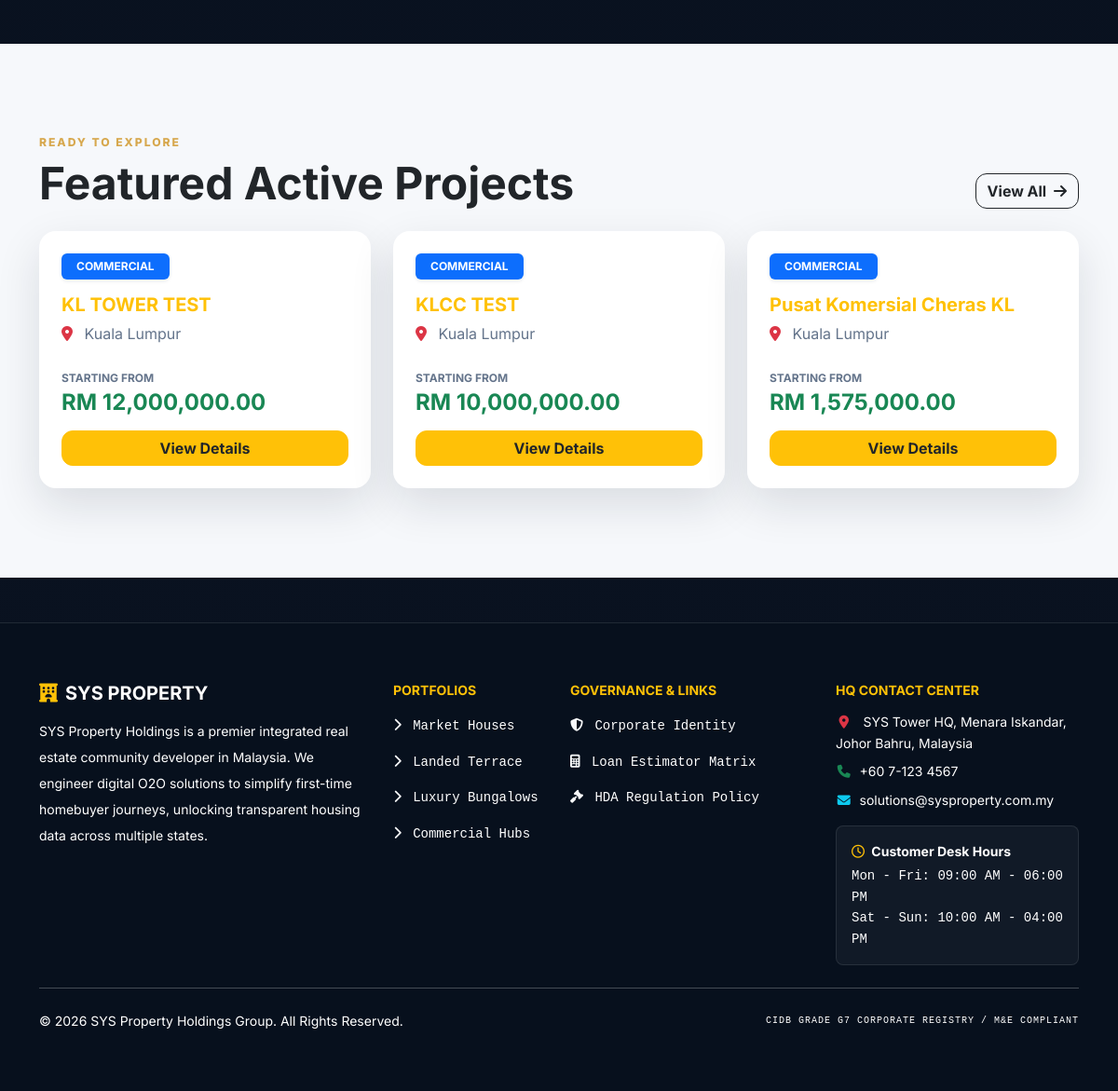
Before: / (lower part) with the older database file.
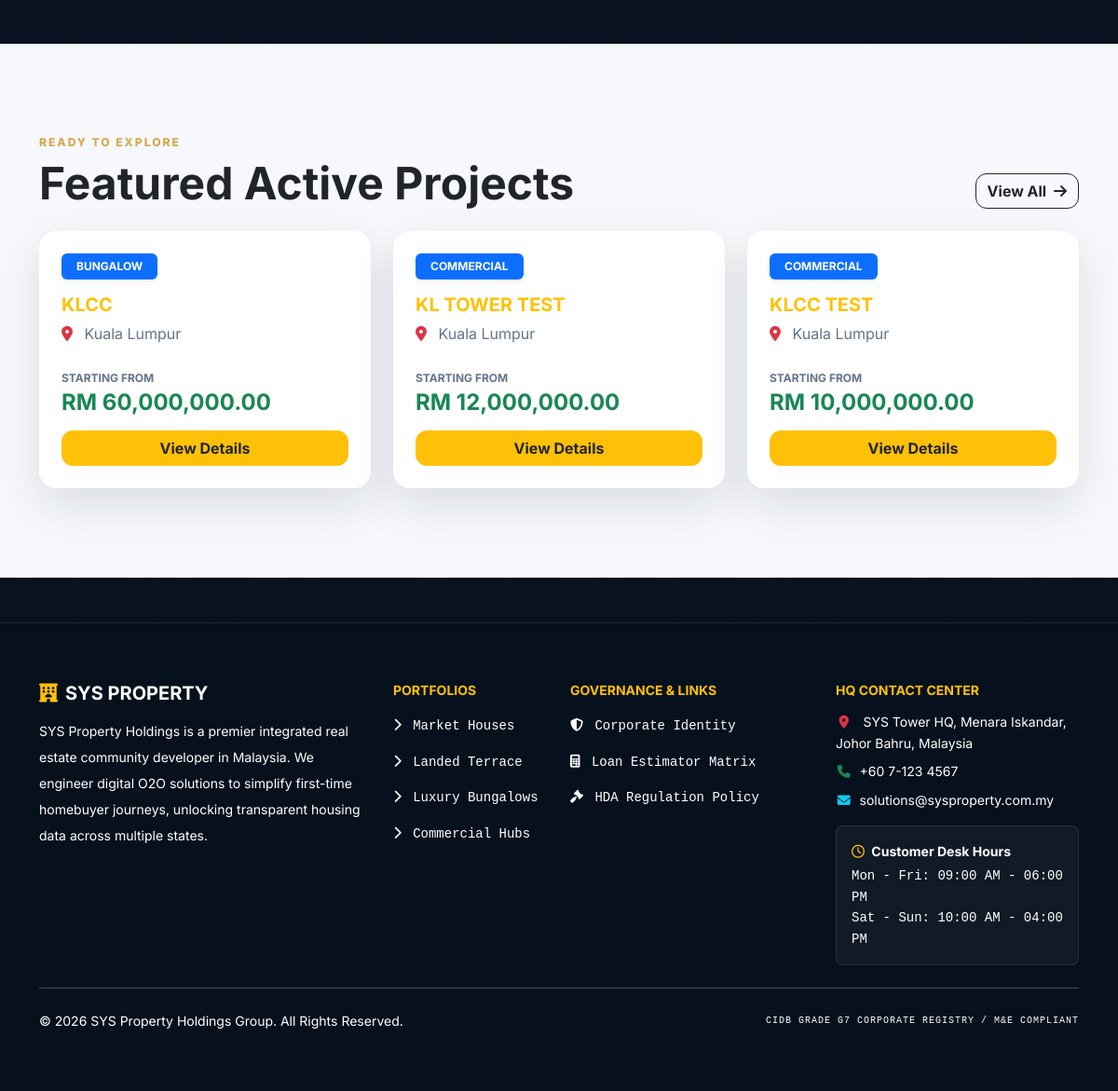
After: the same page with the newer database file.
### tables this page shows
CREATE TABLE `properties` (
  `property_id` int(11) NOT NULL,
  `property_code` varchar(20) NOT NULL,
  `project_name` varchar(255) NOT NULL,
  `state` varchar(100) NOT NULL,
  `property_type` enum('AFFORDABLE','TERRACE','BUNGALOW','COMMERCIAL','APARTMENT') NOT NULL,
  `price` decimal(12,2) NOT NULL,
  `total_units` int(11) NOT NULL,
  `built_up_sqft` int(11) NOT NULL,
  `income_limit_rm` decimal(10,2) DEFAULT NULL,
  `status` enum('ACTIVE','SOLD_OUT','ARCHIVED') NOT NULL DEFAULT 'ACTIVE',
  `image_filename` varchar(255) NOT NULL,
  `image_search_keyword` varchar(255) NOT NULL,
  `is_affordable` tinyint(1) NOT NULL DEFAULT 0
);

### index.php (the view, shortened to what this page needs)
<?php
$catalog_link = 'login.php';
include 'includes/header.php';
?>
<section class="bg-light py-5">
    <div class="container my-5">
        <div class="d-flex flex-wrap justify-content-between align-items-end gap-3 mb-4">
            <div>
                <div class="section-kicker mb-2">Ready to explore</div>
                <h2 class="section-title text-dark fw-bold mb-0">Featured Active Projects</h2>
            </div>
            <a href="<?php echo $catalog_link; ?>" class="btn btn-outline-dark">View All <i class="fas fa-arrow-right ms-1"></i></a>
        </div>
        <div class="row g-4">
        <?php
        if(isset($conn)) {
            $sql = "SELECT property_id, project_name, state, property_type, price FROM properties WHERE status = 'ACTIVE' ORDER BY property_id DESC LIMIT 3";
            $result = $conn->query($sql);
            if ($result && $result->num_rows > 0) {
                while ($row = $result->fetch_assoc()) {
                    $formatted_price = number_format($row['price'], 2);
                    $detail_link = $catalog_link === 'login.php' ? 'login.php' : (isset($_SESSION['role']) && $_SESSION['role'] === 'CUSTOMER' ? 'customer/property_detail.php?id='.$row['property_id'] : 'property_detail.php?id='.$row['property_id']);
                    echo '<div class="col-md-4">';
                    echo '<div class="card h-100 border-0 hover-card">';
                    echo '<div class="card-body p-4 d-flex flex-column">';
                    echo '<div><span class="badge bg-primary mb-3 px-3 py-2 shadow-sm">'. htmlspecialchars($row['property_type']). '</span></div>';
                    echo '<h5 class="card-title fw-bold text-warning mb-2">'. htmlspecialchars($row['project_name']). '</h5>';
                    echo '<p class="card-text text-muted mb-4"><i class="fas fa-map-marker-alt text-danger me-2"></i> '. htmlspecialchars($row['state']). '</p>';
                    echo '<div class="mt-auto">';
                    echo '<small class="text-muted fw-bold d-block mb-1" style="font-size: 0.75rem;">STARTING FROM</small>';
                    echo '<h4 class="text-success fw-bold mb-3">RM '. $formatted_price. '</h4>';
                    echo '<a href="'.$detail_link.'" class="btn btn-warning text-dark fw-bold w-100">View Details</a>';
                    echo '</div>';
                    echo '</div>';
                    echo '</div>';
                    echo '</div>';
                }
            } else {
                echo '<div class="col-12 text-center py-4"><p class="text-muted">No active projects currently listed.</p></div>';
            }
        }
        ?>
        </div>
    </div>
</section>
<?php include 'includes/footer.php';?>

Changed rows visible on the page:
no longer on this page (row unchanged): properties: property_type "COMMERCIAL", project_name "Pusat Komersial Cheras KL", state "Kuala Lumpur", price "1,575,000.00"
added properties: property_type "BUNGALOW", project_name "KLCC", state "Kuala Lumpur", price "60,000,000.00"
